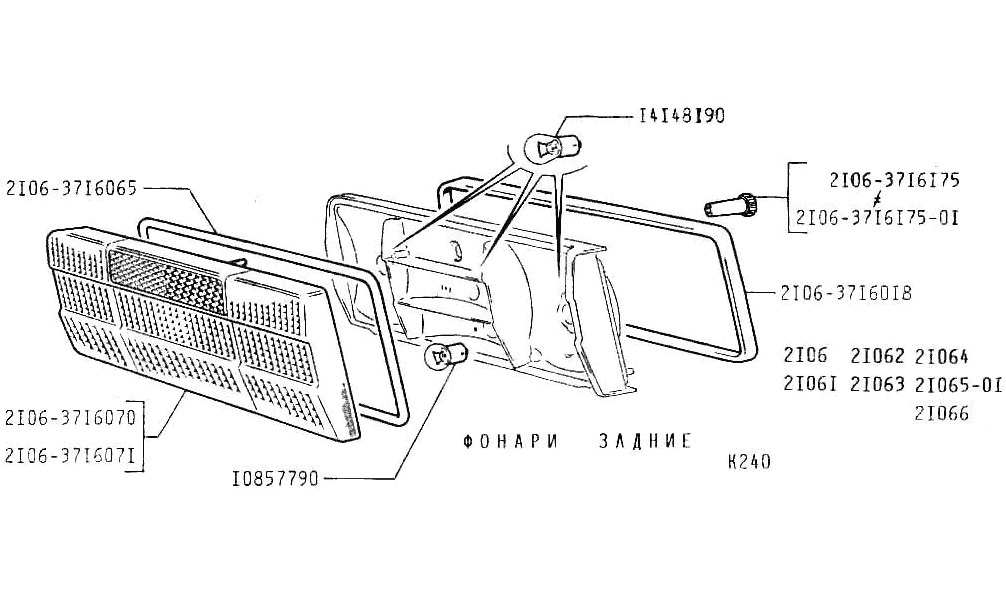
#> input picture custom_pcb/smartlada_revC/silkscreen/2106_lamp_schematic.png, 1006 x 593 px, found by its file name
$ python generate_board_fit_silkscreen.py
#> lines starting #> are read from the running program, lines starting #| are printed output that depends on the picture; after the words box and inside, x2 and y2 are one past the last pixel; in counts of white or black regions, pixels touching at a corner belong together
#> in build_artwork, `art = Image.new("L", (W, H), 0)`: art: PIL image 2000x1180 L; every value is 0
"""Make a board-fit silkscreen layout from the 2106 lamp illustration.

The board is 100 x 59 mm.  Black pixels are intended for KiCad's Image
Converter.  Import the generated footprint onto F.SilkS and flip it onto
B.SilkS; the image is prepared to read correctly when viewed from the back.
The script checks the drawing against the back solder-mask openings after that
KiCad flip.
"""

from __future__ import annotations

import math
import re
from pathlib import Path

from PIL import Image, ImageDraw, ImageEnhance, ImageFilter, ImageFont, ImageOps


ROOT = Path(__file__).resolve().parents[1]
BOARD = ROOT / "custom_pcb/smartlada_revC/smartlada_revC.kicad_pcb"
SOURCE = Path("/Users/saschapo/Desktop/2106_lamp_schematic.png")
OUT = ROOT / "silkscreen/2106_lamp_schematic_back_silkscreen_import_then_flip_100x59mm.png"
PREVIEW = ROOT / "silkscreen/2106_lamp_schematic_back_silkscreen_preview.png"

PX_PER_MM = 20
W, H = 100 * PX_PER_MM, 59 * PX_PER_MM
X0, Y0 = 130.0, 71.0
CLEARANCE_MM = 0.30
FONT = "/System/Library/Fonts/Supplemental/Arial Unicode.ttf"


def footprint_blocks(board: str):
    pos = 0
    while (pos := board.find("(footprint ", pos)) >= 0:
        depth = 0
        for end in range(pos, len(board)):
            depth += (board[end] == "(") - (board[end] == ")")
            if depth == 0:
                yield board[pos : end + 1]
                pos = end + 1
                break


def pad_clearance_mask() -> Image.Image:
    """Rasterize B.Mask openings, enlarged by the production clearance."""
    mask = Image.new("L", (W, H), 0)
    draw = ImageDraw.Draw(mask)
    board = BOARD.read_text()
    pad_rx = re.compile(
        r'\(pad "([^"]*)"\s+([^\s]+)\s+([^\s]+).*?'
        r'\(at ([\d.-]+) ([\d.-]+)(?: ([\d.-]+))?\).*?'
        r'\(size ([\d.-]+) ([\d.-]+)\).*?\(layers ([^\)]*)\)',
        re.S,
    )
    for block in footprint_blocks(board):
        origin = re.search(r"\(at ([\d.-]+) ([\d.-]+)(?: ([\d.-]+))?\)", block)
        if not origin:
            continue
        ox, oy, rotation = map(float, (origin.group(1), origin.group(2), origin.group(3) or 0))
        angle = math.radians(rotation)
        for match in pad_rx.finditer(block):
            _num, _kind, shape, dx, dy, _pad_rotation, sx, sy, layers = match.groups()
            # Front-only SMD pads do not constrain the back silkscreen.
            if "B.Mask" not in layers and "*.Mask" not in layers:
                continue
            dx, dy, sx, sy = map(float, (dx, dy, sx, sy))
            cx = ox + dx * math.cos(angle) - dy * math.sin(angle)
            cy = oy + dx * math.sin(angle) + dy * math.cos(angle)
            cx = (cx - X0) * PX_PER_MM
            cy = (cy - Y0) * PX_PER_MM
            rx = (sx / 2 + CLEARANCE_MM) * PX_PER_MM
            ry = (sy / 2 + CLEARANCE_MM) * PX_PER_MM
            box = (cx - rx, cy - ry, cx + rx, cy + ry)
            if shape in {"circle", "oval"}:
                draw.ellipse(box, fill=255)
            else:
                draw.rounded_rectangle(box, radius=min(rx, ry) * 0.22, fill=255)
    return mask


def mm(v: float) -> int:
    return round(v * PX_PER_MM)


def font(size_mm: float) -> ImageFont.FreeTypeFont:
    return ImageFont.truetype(FONT, mm(size_mm))


def main_art_mask() -> Image.Image:
    """Keep the lamp drawing intact; remove only the original surrounding text."""
    src = Image.open(SOURCE).convert("RGBA")
#> src is the input picture: PIL image 1006x593 RGBA; mean R, G, B, A 242.9, 242.9, 242.9, 255
    white = Image.new("RGBA", src.size, "white")
#> white: PIL image 1006x593 RGBA; every value is 255
    white.alpha_composite(src)
    gray = ImageEnhance.Contrast(white.convert("L")).enhance(2.2)
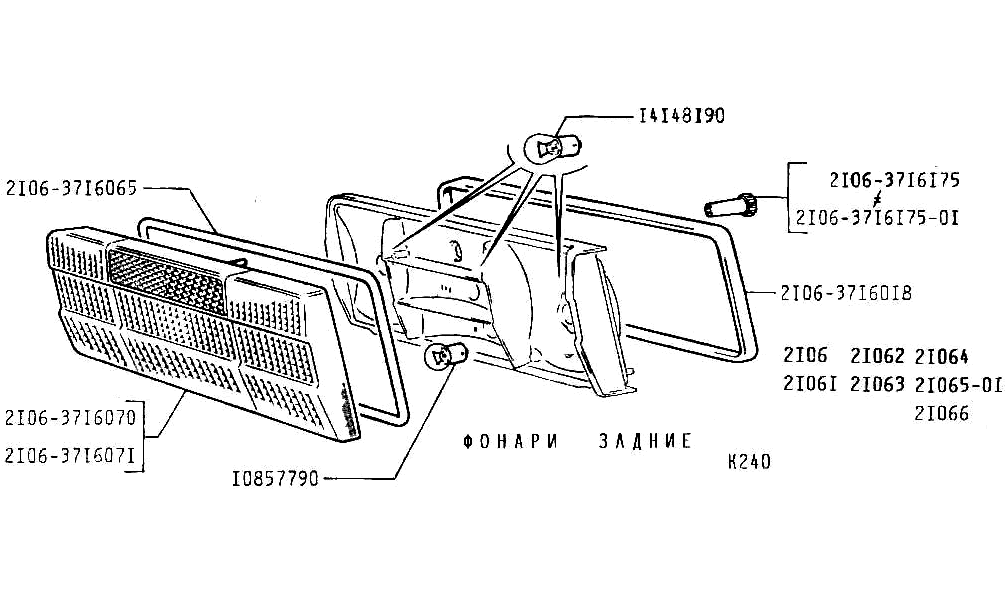
#> gray: PIL image 1006x593 L; min 0, max 255, mean 239.3
    art = gray.point(lambda p: 255 if p < 205 else 0, "1").convert("L")
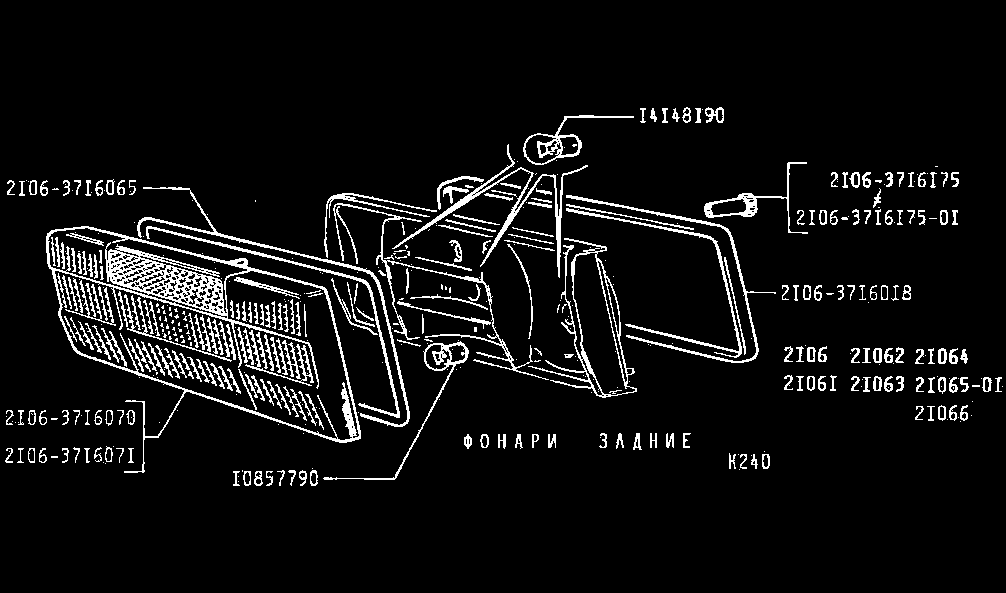
#> art: PIL image 1006x593 L; 6.6% white in thin lines or dots, all inside (x1, y1, x2, y2) = (5, 107, 1003, 486)

    # Drawing region: exploded lamp and its leader lines.  The removed rectangles
    # contain only captions; the lamp geometry itself is not redrawn or altered.
    crop = art.crop((35, 110, 770, 450))
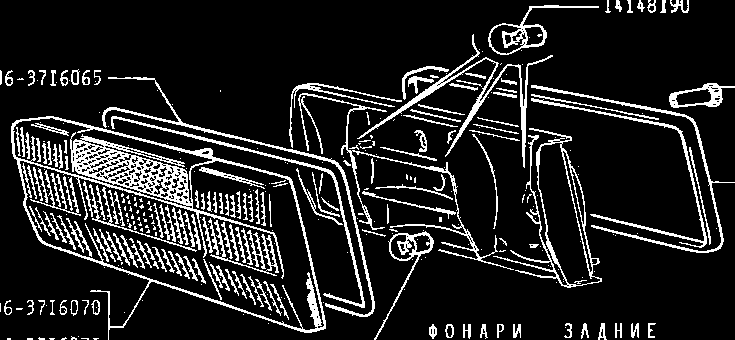
#> crop: PIL image 735x340 L; 13.3% white in thin lines or dots
    erase = ImageDraw.Draw(crop)
    erase.rectangle((0, 50, 255, 100), fill=0)       # left upper part number
    erase.rectangle((535, 0, 700, 22), fill=0)       # top part number
    erase.rectangle((0, 280, 275, 340), fill=0)      # left lower part numbers
    erase.rectangle((390, 300, 735, 340), fill=0)    # "ФОНАРИ ЗАДНИЕ"

    # Position only: the artwork is scaled uniformly to 44 mm wide.
    target_w = mm(44.0)
    target_h = round(crop.height * target_w / crop.width)
#> target_h = 407
    crop = crop.resize((target_w, target_h), Image.Resampling.LANCZOS)
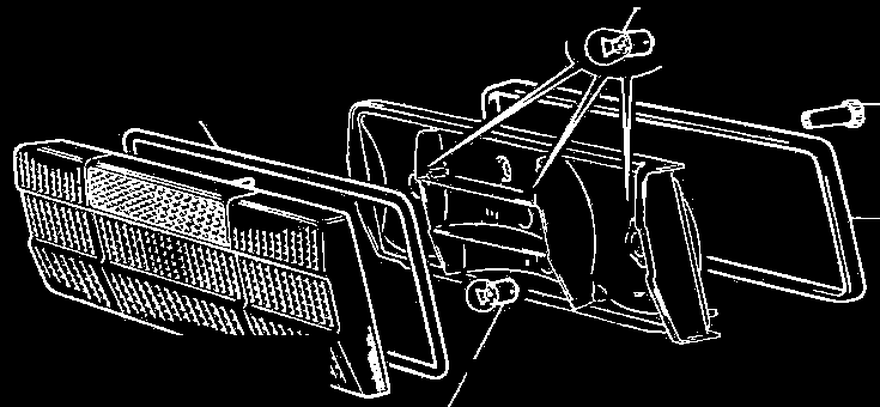
#> crop: PIL image 880x407 L; min 0, max 255, mean 30.7
    # After reduction, increase the thinnest scan lines to a printable ~0.15 mm.
    crop = crop.filter(ImageFilter.MaxFilter(3))
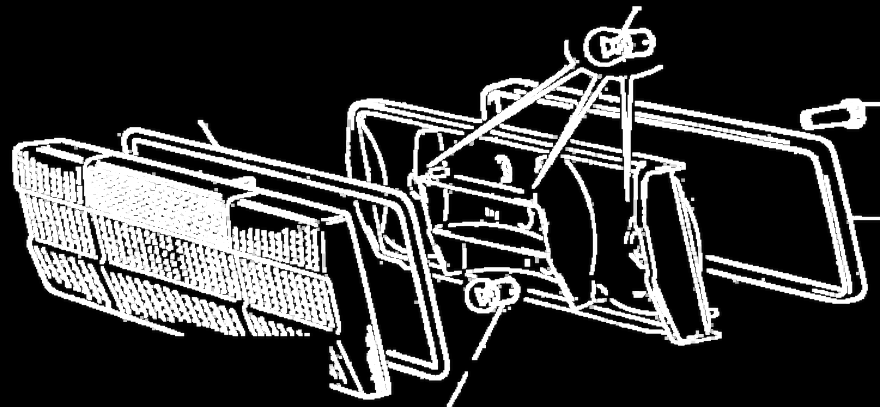
#> crop: PIL image 880x407 L; min 0, max 255, mean 57.9
    return crop


def add_text(layer: Image.Image, xy_mm: tuple[float, float], text: str, size_mm: float = 0.82):
    """Place technical callouts in the available zones around the illustration."""
    ImageDraw.Draw(layer).text((mm(xy_mm[0]), mm(xy_mm[1])), text, font=font(size_mm), fill=255)


def build_artwork() -> Image.Image:
    art = Image.new("L", (W, H), 0)  # white mask means silkscreen ink
    lamp = main_art_mask()
    art.paste(lamp, (mm(25.0), mm(25.3)), lamp)
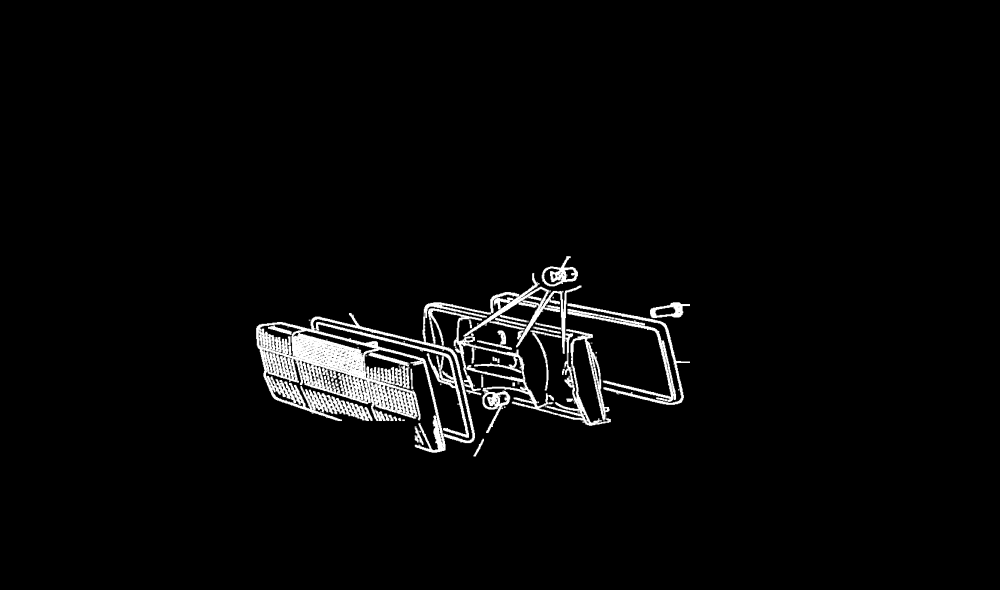
#> art: PIL image 2000x1180 L (shown at 1/2 size); min 0, max 255, mean 8.1

    # Captions are deliberately kept in open board regions.  They replace the
    # labels removed from the source while leaving the lamp drawing untouched.
    add_text(art, (25.0, 46.5), "2106-3716065")
    add_text(art, (25.0, 47.7), "2106-3716070 / -71")
    add_text(art, (25.0, 48.9), "I0857790")
    add_text(art, (25.0, 50.6), "ФОНАРИ ЗАДНИЕ", 0.92)
    add_text(art, (25.0, 52.1), "I4148190     K240", 0.76)
    add_text(art, (70.2, 25.0), "2106-3716175")
    add_text(art, (70.2, 26.2), "2106-3716175-01", 0.72)
    add_text(art, (70.2, 27.4), "2106-3716018")
    add_text(art, (70.2, 29.2), "2106  21062  21064", 0.70)
    add_text(art, (70.2, 30.3), "21061 21063 21065-01", 0.64)
    add_text(art, (70.2, 31.4), "21066", 0.70)
    # Raise one-pixel scan/text strokes to at least ~0.15 mm before checking.
    return art.filter(ImageFilter.MaxFilter(3))
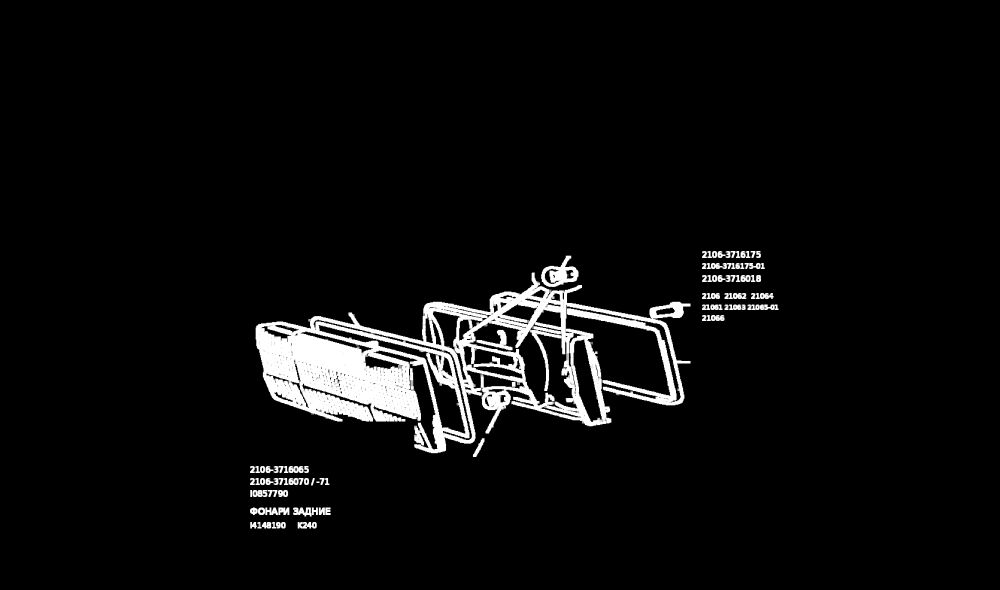
#> returned value: PIL image 2000x1180 L (shown at 1/2 size); min 0, max 255, mean 12.4


def main():
    art = build_artwork()
    pads = pad_clearance_mask()
    # KiCad mirrors the footprint when it is flipped from F.SilkS to B.SilkS.
    # Compare in the back-side viewing coordinate system: the artwork remains
    # readable while the physical B.Mask openings are mirrored around board X.
    back_view_pads = ImageOps.mirror(pads)
    collision = ImageChops.multiply(art, back_view_pads)
    collision_pixels = sum(1 for value in collision.getdata() if value)
    if collision_pixels:
        raise RuntimeError(f"Layout intersects enlarged B.Mask openings: {collision_pixels} pixels")

    # KiCad image converter uses black as the filled PCB geometry.
    ImageOps.invert(art).convert("1").convert("L").save(
        OUT, optimize=True, dpi=(508, 508)
    )

    # Human-readable QA preview: white silk over green solder mask, yellow mask openings.
    preview = Image.new("RGB", (W, H), "#2e6529")
    preview.paste("#f5dc00", mask=back_view_pads)
    preview.paste("white", mask=art)
    preview.save(PREVIEW, optimize=True)
    print(f"Wrote {OUT}")
    print(f"Wrote {PREVIEW}")
    print("Collision check: passed (0 pixels inside 0.30 mm expanded B.Mask openings).")


if __name__ == "__main__":
    from PIL import ImageChops

#> (the run stopped early here; a loop or call above may not have finished)

$ run again, with custom_pcb/smartlada_revC/silkscreen/1786289400695_default.png copied over custom_pcb/smartlada_revC/silkscreen/2106_lamp_schematic.png
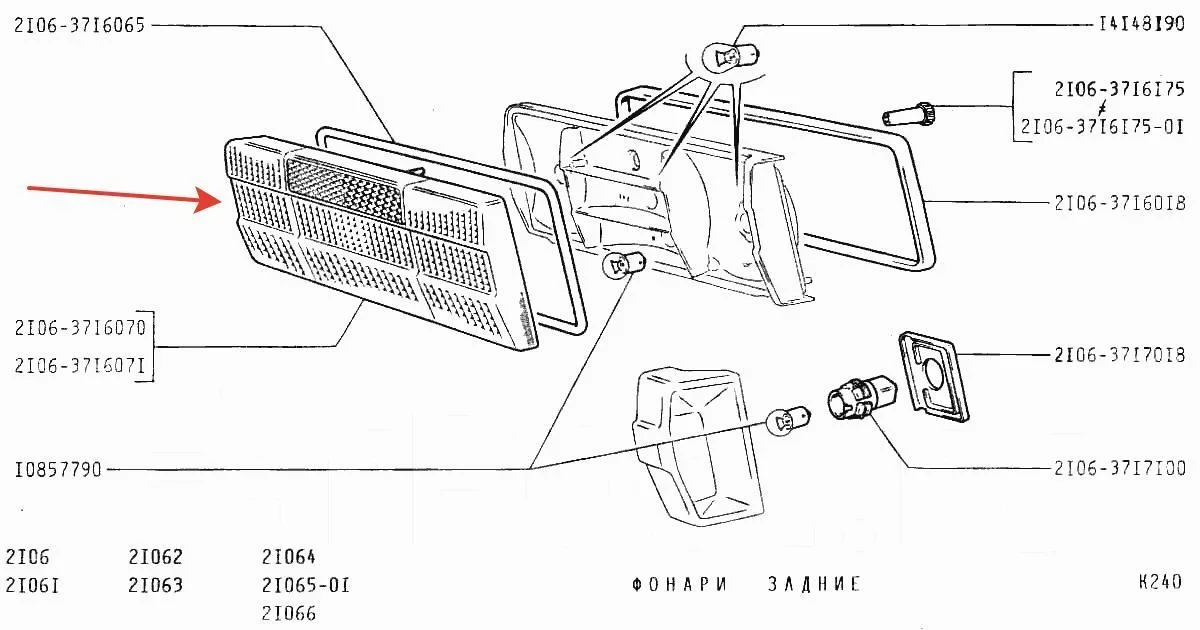
#> input picture custom_pcb/smartlada_revC/silkscreen/1786289400695_default.png, 1200 x 630 px, found by its file name
#> white: PIL image 1200x630 RGBA; every value is 255
#> in main_art_mask, `art = gray.point(lambda p: 255 if p < 205 else 0, "1").convert("L")`:
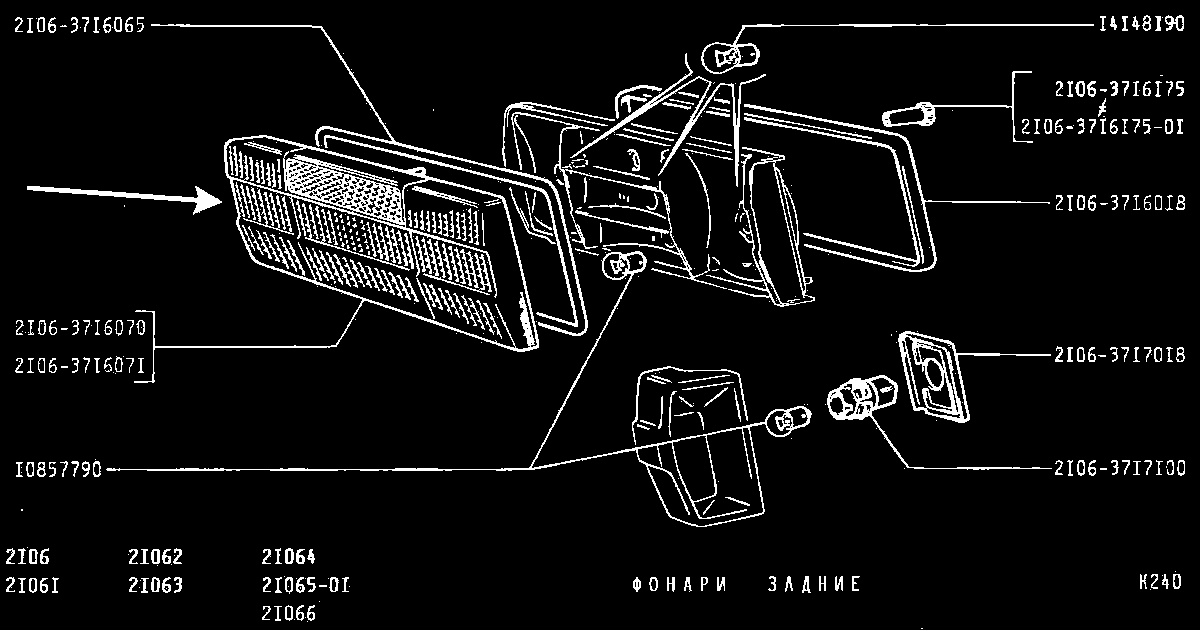
#> art: PIL image 1200x630 L; 6.8% white in thin lines or dots
#> in build_artwork, `return art.filter(ImageFilter.MaxFilter(3))`:
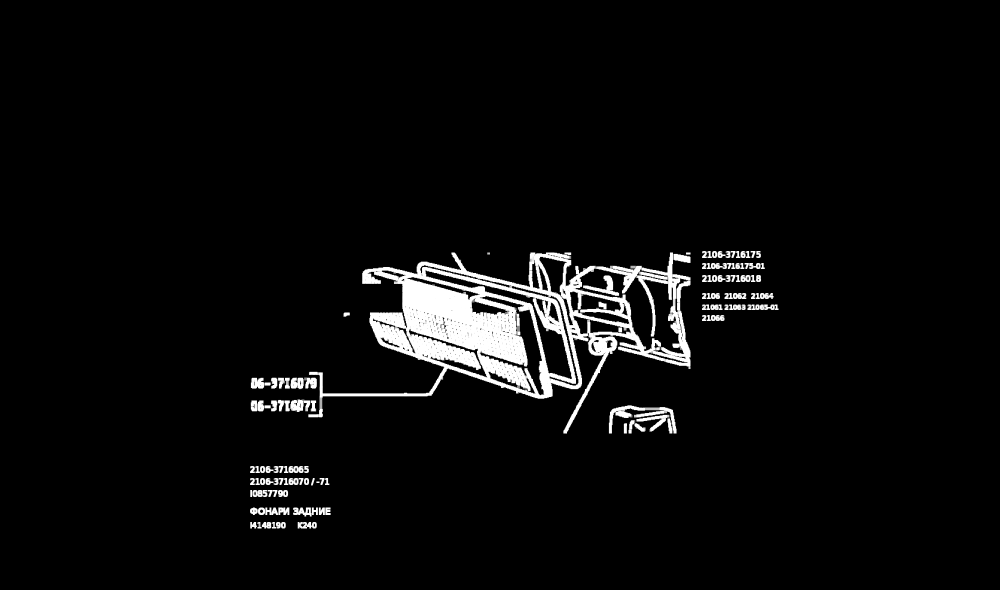
#> returned value: PIL image 2000x1180 L (shown at 1/2 size); min 0, max 255, mean 10.9
